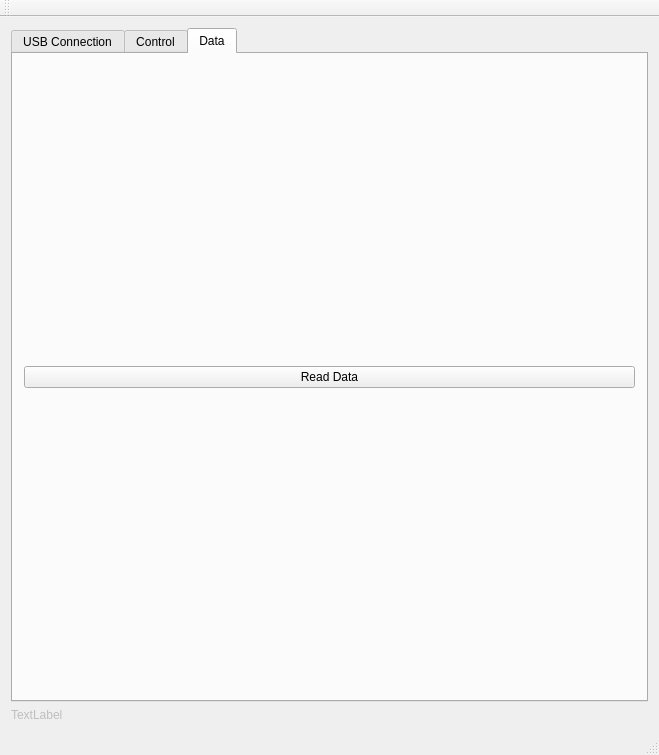
<?xml version="1.0" encoding="UTF-8"?>
<ui version="4.0">
 <class>QTdopMain</class>
 <widget class="QMainWindow" name="QTdopMain">
  <property name="geometry">
   <rect>
    <x>0</x>
    <y>0</y>
    <width>659</width>
    <height>755</height>
   </rect>
  </property>
  <property name="windowTitle">
   <string>QTdopMain</string>
  </property>
  <widget class="QWidget" name="centralWidget">
   <layout class="QVBoxLayout" name="verticalLayout" stretch="0,0">
    <item>
     <widget class="QTabWidget" name="tabWidget">
      <property name="enabled">
       <bool>true</bool>
      </property>
      <property name="sizePolicy">
       <sizepolicy hsizetype="Expanding" vsizetype="Expanding">
        <horstretch>0</horstretch>
        <verstretch>0</verstretch>
       </sizepolicy>
      </property>
      <property name="maximumSize">
       <size>
        <width>16777215</width>
        <height>16777215</height>
       </size>
      </property>
      <property name="tabPosition">
       <enum>QTabWidget::North</enum>
      </property>
      <property name="tabShape">
       <enum>QTabWidget::Rounded</enum>
      </property>
      <property name="currentIndex">
       <number>2</number>
      </property>
      <property name="usesScrollButtons">
       <bool>true</bool>
      </property>
      <property name="documentMode">
       <bool>false</bool>
      </property>
      <property name="tabsClosable">
       <bool>false</bool>
      </property>
      <property name="movable">
       <bool>false</bool>
      </property>
      <widget class="QWidget" name="tabConnection">
       <attribute name="title">
        <string>USB Connection</string>
       </attribute>
       <layout class="QGridLayout" name="gridLayout">
        <item row="0" column="0">
         <layout class="QVBoxLayout" name="verticalLayout_2">
          <item>
           <layout class="QHBoxLayout" name="horizontalLayout_2">
            <item>
             <widget class="QPushButton" name="btnList">
              <property name="text">
               <string>List</string>
              </property>
             </widget>
            </item>
            <item>
             <widget class="QPushButton" name="btnConnect">
              <property name="text">
               <string>Connect</string>
              </property>
             </widget>
            </item>
            <item>
             <widget class="QPushButton" name="btnDisconnect">
              <property name="text">
               <string>Disconnect</string>
              </property>
             </widget>
            </item>
           </layout>
          </item>
          <item>
           <widget class="QLabel" name="conStatus">
            <property name="frameShape">
             <enum>QFrame::Box</enum>
            </property>
            <property name="frameShadow">
             <enum>QFrame::Plain</enum>
            </property>
            <property name="lineWidth">
             <number>3</number>
            </property>
            <property name="midLineWidth">
             <number>0</number>
            </property>
            <property name="text">
             <string>not connected</string>
            </property>
            <property name="scaledContents">
             <bool>false</bool>
            </property>
            <property name="alignment">
             <set>Qt::AlignCenter</set>
            </property>
            <property name="wordWrap">
             <bool>false</bool>
            </property>
           </widget>
          </item>
          <item>
           <widget class="QTableWidget" name="tblDevices">
            <property name="sizePolicy">
             <sizepolicy hsizetype="Expanding" vsizetype="Expanding">
              <horstretch>0</horstretch>
              <verstretch>0</verstretch>
             </sizepolicy>
            </property>
            <property name="editTriggers">
             <set>QAbstractItemView::AnyKeyPressed|QAbstractItemView::DoubleClicked|QAbstractItemView::EditKeyPressed</set>
            </property>
            <property name="alternatingRowColors">
             <bool>true</bool>
            </property>
            <property name="selectionMode">
             <enum>QAbstractItemView::SingleSelection</enum>
            </property>
            <property name="showGrid">
             <bool>true</bool>
            </property>
            <property name="gridStyle">
             <enum>Qt::SolidLine</enum>
            </property>
            <property name="sortingEnabled">
             <bool>true</bool>
            </property>
            <property name="cornerButtonEnabled">
             <bool>true</bool>
            </property>
            <property name="rowCount">
             <number>5</number>
            </property>
            <property name="columnCount">
             <number>10</number>
            </property>
            <attribute name="horizontalHeaderVisible">
             <bool>false</bool>
            </attribute>
            <attribute name="horizontalHeaderDefaultSectionSize">
             <number>100</number>
            </attribute>
            <attribute name="horizontalHeaderHighlightSections">
             <bool>true</bool>
            </attribute>
            <row/>
            <row/>
            <row/>
            <row/>
            <row/>
            <column/>
            <column/>
            <column/>
            <column/>
            <column/>
            <column/>
            <column/>
            <column/>
            <column/>
            <column/>
           </widget>
          </item>
         </layout>
        </item>
       </layout>
      </widget>
      <widget class="QWidget" name="tabControl">
       <attribute name="title">
        <string>Control</string>
       </attribute>
       <layout class="QVBoxLayout" name="verticalLayout_4">
        <item>
         <layout class="QHBoxLayout" name="horizontalLayout_9" stretch="1">
          <item>
           <widget class="QFrame" name="frmStdCtrl">
            <property name="frameShape">
             <enum>QFrame::StyledPanel</enum>
            </property>
            <property name="frameShadow">
             <enum>QFrame::Raised</enum>
            </property>
            <layout class="QVBoxLayout" name="verticalLayout_11">
             <item>
              <widget class="QGroupBox" name="groupBox_2">
               <property name="title">
                <string>Doppler Carrier Frequency</string>
               </property>
               <layout class="QHBoxLayout" name="horizontalLayout_8">
                <item>
                 <widget class="QRadioButton" name="rbtn2MHz">
                  <property name="text">
                   <string>2 MHz</string>
                  </property>
                 </widget>
                </item>
                <item>
                 <widget class="QRadioButton" name="rbtn4MHz">
                  <property name="text">
                   <string>4 MHz</string>
                  </property>
                  <property name="checked">
                   <bool>false</bool>
                  </property>
                 </widget>
                </item>
                <item>
                 <widget class="QRadioButton" name="rbtn8MHz">
                  <property name="text">
                   <string>8 MHz</string>
                  </property>
                  <property name="checked">
                   <bool>true</bool>
                  </property>
                 </widget>
                </item>
               </layout>
              </widget>
             </item>
             <item>
              <layout class="QHBoxLayout" name="horizontalLayout_3" stretch="2,2,1">
               <item>
                <widget class="QLabel" name="label">
                 <property name="text">
                  <string>PRF</string>
                 </property>
                </widget>
               </item>
               <item>
                <widget class="QSpinBox" name="spbPRFkHz">
                 <property name="minimum">
                  <number>2</number>
                 </property>
                 <property name="maximum">
                  <number>12</number>
                 </property>
                 <property name="value">
                  <number>5</number>
                 </property>
                </widget>
               </item>
               <item>
                <widget class="QLabel" name="label_2">
                 <property name="text">
                  <string>kHz</string>
                 </property>
                </widget>
               </item>
              </layout>
             </item>
             <item>
              <layout class="QHBoxLayout" name="horizontalLayout_10" stretch="2,2,1">
               <item>
                <widget class="QLabel" name="label_12">
                 <property name="text">
                  <string>PRF</string>
                 </property>
                </widget>
               </item>
               <item>
                <widget class="QSpinBox" name="spbPRFHz">
                 <property name="minimum">
                  <number>-100</number>
                 </property>
                 <property name="maximum">
                  <number>100</number>
                 </property>
                </widget>
               </item>
               <item>
                <widget class="QLabel" name="label_3">
                 <property name="text">
                  <string>Hz</string>
                 </property>
                </widget>
               </item>
              </layout>
             </item>
             <item>
              <layout class="QHBoxLayout" name="horizontalLayout_5" stretch="2,2,1">
               <item>
                <widget class="QLabel" name="label_4">
                 <property name="text">
                  <string>Burst Volume</string>
                 </property>
                </widget>
               </item>
               <item>
                <widget class="QSpinBox" name="spbBurstVolume">
                 <property name="minimum">
                  <number>1</number>
                 </property>
                 <property name="maximum">
                  <number>20</number>
                 </property>
                 <property name="value">
                  <number>10</number>
                 </property>
                </widget>
               </item>
               <item>
                <widget class="QLabel" name="label_8">
                 <property name="text">
                  <string>mm</string>
                 </property>
                </widget>
               </item>
              </layout>
             </item>
             <item>
              <layout class="QGridLayout" name="gridLayout_2">
               <item row="2" column="0">
                <widget class="QLabel" name="label_5">
                 <property name="text">
                  <string>Sample Volume 2</string>
                 </property>
                </widget>
               </item>
               <item row="1" column="0">
                <widget class="QLabel" name="label_6">
                 <property name="text">
                  <string>Sample Volume 1</string>
                 </property>
                </widget>
               </item>
               <item row="0" column="1">
                <widget class="QLabel" name="label_7">
                 <property name="text">
                  <string>&lt;!DOCTYPE HTML PUBLIC &quot;-//W3C//DTD HTML 4.0//EN&quot; &quot;http://www.w3.org/TR/REC-html40/strict.dtd&quot;&gt;
&lt;html&gt;&lt;head&gt;&lt;meta name=&quot;qrichtext&quot; content=&quot;1&quot; /&gt;&lt;style type=&quot;text/css&quot;&gt;
p, li { white-space: pre-wrap; }
&lt;/style&gt;&lt;/head&gt;&lt;body style=&quot; font-family:'MS Shell Dlg 2'; font-size:8.25pt; font-weight:400; font-style:normal;&quot;&gt;
&lt;p align=&quot;center&quot; style=&quot; margin-top:0px; margin-bottom:0px; margin-left:0px; margin-right:0px; -qt-block-indent:0; text-indent:0px;&quot;&gt;&lt;span style=&quot; font-size:8pt;&quot;&gt;Position&lt;/span&gt;&lt;/p&gt;&lt;/body&gt;&lt;/html&gt;</string>
                 </property>
                </widget>
               </item>
               <item row="0" column="3">
                <widget class="QLabel" name="label_9">
                 <property name="text">
                  <string>&lt;!DOCTYPE HTML PUBLIC &quot;-//W3C//DTD HTML 4.0//EN&quot; &quot;http://www.w3.org/TR/REC-html40/strict.dtd&quot;&gt;
&lt;html&gt;&lt;head&gt;&lt;meta name=&quot;qrichtext&quot; content=&quot;1&quot; /&gt;&lt;style type=&quot;text/css&quot;&gt;
p, li { white-space: pre-wrap; }
&lt;/style&gt;&lt;/head&gt;&lt;body style=&quot; font-family:'MS Shell Dlg 2'; font-size:8.25pt; font-weight:400; font-style:normal;&quot;&gt;
&lt;p align=&quot;center&quot; style=&quot; margin-top:0px; margin-bottom:0px; margin-left:0px; margin-right:0px; -qt-block-indent:0; text-indent:0px;&quot;&gt;&lt;span style=&quot; font-size:8pt;&quot;&gt;Groesse&lt;/span&gt;&lt;/p&gt;&lt;/body&gt;&lt;/html&gt;</string>
                 </property>
                </widget>
               </item>
               <item row="1" column="1">
                <widget class="QSpinBox" name="spbPosSv1">
                 <property name="minimum">
                  <number>6</number>
                 </property>
                 <property name="maximum">
                  <number>50</number>
                 </property>
                 <property name="value">
                  <number>20</number>
                 </property>
                </widget>
               </item>
               <item row="1" column="2">
                <widget class="QLabel" name="label_10">
                 <property name="text">
                  <string>mm</string>
                 </property>
                </widget>
               </item>
               <item row="1" column="3">
                <widget class="QSpinBox" name="spbSizeSv1">
                 <property name="minimum">
                  <number>1</number>
                 </property>
                 <property name="maximum">
                  <number>30</number>
                 </property>
                 <property name="value">
                  <number>5</number>
                 </property>
                </widget>
               </item>
               <item row="2" column="1">
                <widget class="QSpinBox" name="spbPosSv2">
                 <property name="minimum">
                  <number>6</number>
                 </property>
                 <property name="maximum">
                  <number>50</number>
                 </property>
                 <property name="value">
                  <number>30</number>
                 </property>
                </widget>
               </item>
               <item row="2" column="3">
                <widget class="QSpinBox" name="spbSizeSv2">
                 <property name="minimum">
                  <number>1</number>
                 </property>
                 <property name="maximum">
                  <number>30</number>
                 </property>
                 <property name="value">
                  <number>5</number>
                 </property>
                </widget>
               </item>
               <item row="2" column="2">
                <widget class="QLabel" name="label_11">
                 <property name="text">
                  <string>mm</string>
                 </property>
                </widget>
               </item>
               <item row="1" column="4">
                <widget class="QLabel" name="label_13">
                 <property name="text">
                  <string>mm</string>
                 </property>
                </widget>
               </item>
               <item row="2" column="4">
                <widget class="QLabel" name="label_14">
                 <property name="text">
                  <string>mm</string>
                 </property>
                </widget>
               </item>
              </layout>
             </item>
             <item>
              <widget class="QPushButton" name="btnSendCtrl">
               <property name="text">
                <string>Send</string>
               </property>
              </widget>
             </item>
             <item>
              <widget class="QPushButton" name="btnRunDevice">
               <property name="enabled">
                <bool>true</bool>
               </property>
               <property name="text">
                <string>START</string>
               </property>
              </widget>
             </item>
            </layout>
           </widget>
          </item>
         </layout>
        </item>
       </layout>
      </widget>
      <widget class="QWidget" name="tabData">
       <attribute name="title">
        <string>Data</string>
       </attribute>
       <layout class="QVBoxLayout" name="vLayData">
        <item>
         <widget class="QPushButton" name="btnData">
          <property name="text">
           <string>Read Data</string>
          </property>
         </widget>
        </item>
        <item>
         <layout class="QVBoxLayout" name="verticalLayout_3">
          <item>
           <layout class="QVBoxLayout" name="Data1"/>
          </item>
          <item>
           <layout class="QVBoxLayout" name="Data2"/>
          </item>
          <item>
           <layout class="QVBoxLayout" name="Data3"/>
          </item>
          <item>
           <layout class="QVBoxLayout" name="Data4"/>
          </item>
         </layout>
        </item>
       </layout>
      </widget>
     </widget>
    </item>
    <item>
     <widget class="QLabel" name="lbCntPlot">
      <property name="enabled">
       <bool>false</bool>
      </property>
      <property name="sizePolicy">
       <sizepolicy hsizetype="Fixed" vsizetype="Fixed">
        <horstretch>0</horstretch>
        <verstretch>0</verstretch>
       </sizepolicy>
      </property>
      <property name="maximumSize">
       <size>
        <width>300</width>
        <height>50</height>
       </size>
      </property>
      <property name="mouseTracking">
       <bool>false</bool>
      </property>
      <property name="acceptDrops">
       <bool>false</bool>
      </property>
      <property name="text">
       <string>TextLabel</string>
      </property>
      <property name="textInteractionFlags">
       <set>Qt::LinksAccessibleByMouse</set>
      </property>
     </widget>
    </item>
   </layout>
  </widget>
  <widget class="QToolBar" name="mainToolBar">
   <attribute name="toolBarArea">
    <enum>TopToolBarArea</enum>
   </attribute>
   <attribute name="toolBarBreak">
    <bool>false</bool>
   </attribute>
  </widget>
  <widget class="QStatusBar" name="statusBar"/>
  <widget class="QMenuBar" name="menuBar">
   <property name="geometry">
    <rect>
     <x>0</x>
     <y>0</y>
     <width>659</width>
     <height>26</height>
    </rect>
   </property>
  </widget>
 </widget>
 <layoutdefault spacing="6" margin="11"/>
 <resources/>
 <connections/>
</ui>
